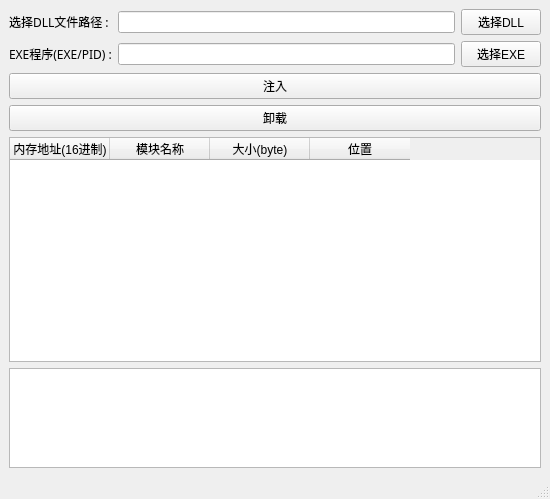
<?xml version="1.0" encoding="UTF-8"?>
<ui version="4.0">
 <class>MainWindow</class>
 <widget class="QMainWindow" name="MainWindow">
  <property name="geometry">
   <rect>
    <x>0</x>
    <y>0</y>
    <width>550</width>
    <height>499</height>
   </rect>
  </property>
  <property name="sizePolicy">
   <sizepolicy hsizetype="Expanding" vsizetype="Preferred">
    <horstretch>0</horstretch>
    <verstretch>0</verstretch>
   </sizepolicy>
  </property>
  <property name="windowTitle">
   <string>MainWindow</string>
  </property>
  <widget class="QWidget" name="centralwidget">
   <layout class="QGridLayout" name="gridLayout">
    <item row="2" column="0" colspan="3">
     <widget class="QPushButton" name="pushButton_inject">
      <property name="text">
       <string>注入</string>
      </property>
     </widget>
    </item>
    <item row="0" column="2">
     <widget class="QPushButton" name="pushButton_dll">
      <property name="sizePolicy">
       <sizepolicy hsizetype="Preferred" vsizetype="Fixed">
        <horstretch>0</horstretch>
        <verstretch>0</verstretch>
       </sizepolicy>
      </property>
      <property name="minimumSize">
       <size>
        <width>50</width>
        <height>0</height>
       </size>
      </property>
      <property name="maximumSize">
       <size>
        <width>100</width>
        <height>16777215</height>
       </size>
      </property>
      <property name="text">
       <string>选择DLL</string>
      </property>
     </widget>
    </item>
    <item row="1" column="0">
     <widget class="QLabel" name="label_2">
      <property name="sizePolicy">
       <sizepolicy hsizetype="Fixed" vsizetype="Preferred">
        <horstretch>0</horstretch>
        <verstretch>0</verstretch>
       </sizepolicy>
      </property>
      <property name="font">
       <font>
        <family>微软雅黑</family>
        <pointsize>9</pointsize>
       </font>
      </property>
      <property name="text">
       <string>EXE程序(EXE/PID) :</string>
      </property>
     </widget>
    </item>
    <item row="3" column="0" colspan="3">
     <widget class="QPushButton" name="pushButton_free">
      <property name="text">
       <string>卸载</string>
      </property>
     </widget>
    </item>
    <item row="0" column="1">
     <widget class="QLineEdit" name="lineEdit_dll"/>
    </item>
    <item row="1" column="1">
     <widget class="QLineEdit" name="lineEdit_exe"/>
    </item>
    <item row="1" column="2">
     <widget class="QPushButton" name="pushButton_exe">
      <property name="sizePolicy">
       <sizepolicy hsizetype="Preferred" vsizetype="Fixed">
        <horstretch>0</horstretch>
        <verstretch>0</verstretch>
       </sizepolicy>
      </property>
      <property name="minimumSize">
       <size>
        <width>50</width>
        <height>0</height>
       </size>
      </property>
      <property name="maximumSize">
       <size>
        <width>100</width>
        <height>16777215</height>
       </size>
      </property>
      <property name="text">
       <string>选择EXE</string>
      </property>
     </widget>
    </item>
    <item row="0" column="0">
     <widget class="QLabel" name="label">
      <property name="sizePolicy">
       <sizepolicy hsizetype="Fixed" vsizetype="Preferred">
        <horstretch>0</horstretch>
        <verstretch>0</verstretch>
       </sizepolicy>
      </property>
      <property name="font">
       <font>
        <family>微软雅黑</family>
        <pointsize>9</pointsize>
       </font>
      </property>
      <property name="text">
       <string>选择DLL文件路径 :</string>
      </property>
     </widget>
    </item>
    <item row="4" column="0" colspan="3">
     <widget class="QTableWidget" name="tableWidget_model">
      <column>
       <property name="text">
        <string>内存地址(16进制)</string>
       </property>
      </column>
      <column>
       <property name="text">
        <string>模块名称</string>
       </property>
      </column>
      <column>
       <property name="text">
        <string>大小(byte)</string>
       </property>
      </column>
      <column>
       <property name="text">
        <string>位置</string>
       </property>
      </column>
     </widget>
    </item>
    <item row="5" column="0" colspan="3">
     <widget class="QTextBrowser" name="textBrowser_msg">
      <property name="sizePolicy">
       <sizepolicy hsizetype="Expanding" vsizetype="Minimum">
        <horstretch>0</horstretch>
        <verstretch>0</verstretch>
       </sizepolicy>
      </property>
      <property name="minimumSize">
       <size>
        <width>200</width>
        <height>100</height>
       </size>
      </property>
      <property name="maximumSize">
       <size>
        <width>16777215</width>
        <height>100</height>
       </size>
      </property>
     </widget>
    </item>
   </layout>
  </widget>
  <widget class="QStatusBar" name="statusbar"/>
 </widget>
 <resources/>
 <connections/>
</ui>
